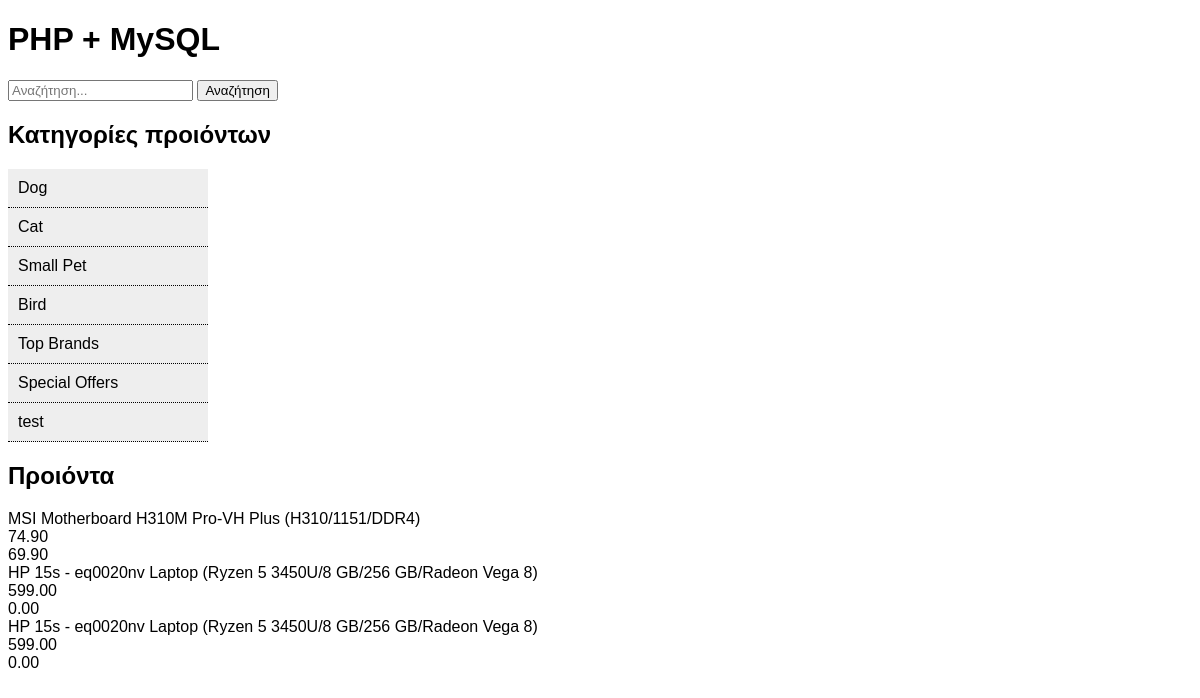
Page /admin/index_subcats.php on the committed database.
### tables this page shows
CREATE TABLE `categories` (
  `id` int(4) NOT NULL,
  `name` varchar(512) NOT NULL,
  `alias` varchar(512) NOT NULL
);

CREATE TABLE `products` (
  `id` int(11) NOT NULL,
  `name` varchar(512) NOT NULL,
  `short-description` varchar(512) NOT NULL,
  `long-description` text NOT NULL,
  `price` double(8,2) NOT NULL,
  `offer-price` double(8,2) NOT NULL,
  `discount` int(4) NOT NULL,
  `amount` int(4) NOT NULL,
  `sku` varchar(512) NOT NULL,
  `warranty` int(4) NOT NULL,
  `weight` double(8,2) NOT NULL,
  `height` double(8,2) NOT NULL,
  `width` double(8,2) NOT NULL,
  `length` double(8,2) NOT NULL,
  `subcategories_id` int(4) NOT NULL,
  `alias` varchar(512) NOT NULL
);

### admin/index_subcats.php (the view, shortened to what this page needs)
<?php
require_once('connection.php');
$categories_query = "select * from categories";
mysqli_query($con, "set names 'utf8'");
$categories_recordset = mysqli_query($con, $categories_query);
$products_query = "select * from products";
mysqli_query($con, "set names 'utf8'");
$products_recordset = mysqli_query($con, $products_query);
?>
<!doctype html>
<html>
<head>
</head>
<body>
	<h1>PHP + MySQL</h1>
	<form action="prodlist.php" method="post">
		<input type="search" name="keyword" placeholder="Αναζήτηση..." />
		<button type="submit">Αναζήτηση</button>
	</form>
	<h2>Κατηγορίες προιόντων</h2>
	<ul id="cat_menu">
		<?php
		while ($categories_record = mysqli_fetch_assoc($categories_recordset)) {
		?>
			<li>
				<a href="<?= dirname($_SERVER["PHP_SELF"]) ?>/<?= $categories_record['alias'] ?>.html">
					<?= $categories_record['name'] ?>
				</a>
			</li>
		<?php	}	?>
	</ul>
	<section id="products">
		<div class="row_title">
			<h2>Προιόντα</h2>
		</div>
		<div id="products-items">
			<?php
			while ($products_record = mysqli_fetch_assoc($products_recordset)) {
			?>
				<div class="product_item">
					<div class="product-name"><?= $products_record['name'] ?></div>
					<div class="product-price"><?= $products_record['price'] ?></div>
					<div class="product-offer"><?= $products_record['offer-price'] ?></div>
				</div>
			<?php }	?>
		</div>
	</section>
</body>
</html>

### admin/index_subcats.php (style rules this page uses)
body { font-family: Helvetica, sans serif; }
ul { margin: 0; padding: 0; list-style: none; }
#cat_menu { width: 200px; }
#cat_menu li { position: relative; }
#cat_menu a { color: #000; text-decoration: none; display: block; background-color: #eee; padding: 10px 10px; border-bottom: dotted 1px #000; }

### rows in the picture
categories: name "Dog"
categories: name "Cat"
categories: name "Small Pet"
categories: name "Bird"
categories: name "Top Brands"
categories: name "Special Offers"
categories: name "test"
products: name "MSI Motherboard H310M Pro-VH Plus (H310/1151/DDR4)", price "74.90", value "69.90"
products: name "HP 15s - eq0020nv Laptop (Ryzen 5 3450U/8 GB/256 GB/Radeon Vega 8)", price "599.00", value "0.00"
products: name "HP 15s - eq0020nv Laptop (Ryzen 5 3450U/8 GB/256 GB/Radeon Vega 8)", price "599.00", value "0.00"
